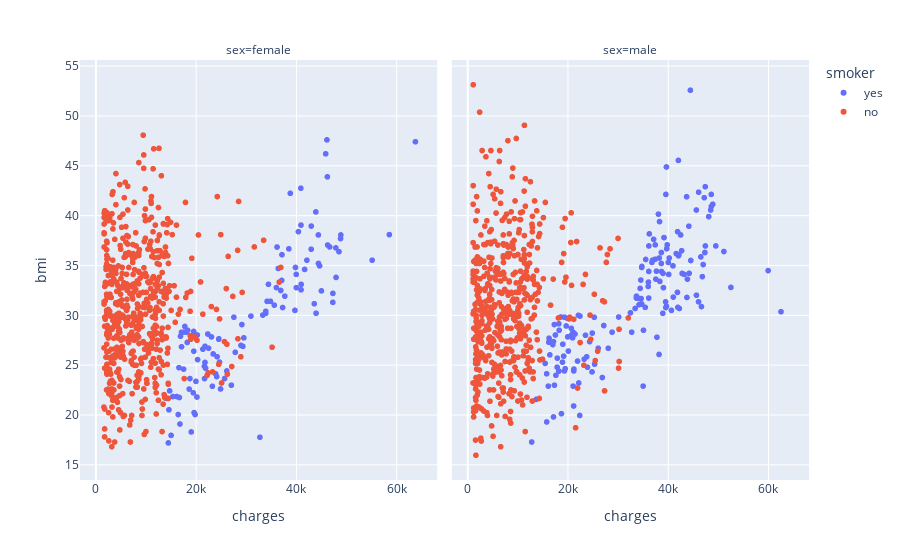

Notebook code for this chart:
### Code cell
px.scatter(dataframe,
           x='charges',
           y='bmi',
           facet_col='sex',
           color='smoker'
           )

### Figure 1 — Plotly figure (JSON) as saved in the notebook; plotly's stock layout.template omitted (floating-point values rounded to 4 significant figures; data arrays with more than 128 entries replaced by an {"elided": "..."} marker saying what was removed)
{"data": [{"hovertemplate": "smoker=yes<br>sex=female<br>charges=%{x}<br>bmi=%{y}<extra></extra>", "legendgroup": "yes", "marker": {"color": "#636efa", "symbol": "circle"}, "mode": "markers", "name": "yes", "showlegend": true, "type": "scattergl", "x": [16880.0, 27810.0, 37700.0, 23240.0, 14710.0, 16580.0, 39840.0, 43580.0, 47290.0, 30940.0, 19110.0, 17080.0, 32730.0, 19960.0, 21350.0, 36150.0, 48820.0, 37130.0, 19440.0, 38510.0, 29520.0, 47310.0, 17090.0, 22330.0, 47900.0, 24870.0, 34840.0, 47930.0, 48520.0, 13840.0, 18030.0, 21660.0, 15010.0, 19590.0, 14460.0, 18610.0, 28950.0, 37080.0, 19520.0, 48890.0, 63770.0, 45860.0, 39980.0, 58570.0, 43940.0, 15360.0, 17470.0, 25680.0, 42970.0, 34440.0, 42980.0, 24670.0, 27040.0, 40000.0, 46200.0, 44400.0, 40930.0, 16660.0, 40420.0, 19540.0, 23070.0, 17750.0, 24520.0, 38790.0, 23400.0, 55140.0, 36020.0, 27530.0, 45010.0, 37270.0, 42110.0, 24110.0, 40970.0, 46110.0, 46260.0, 29330.0, 19800.0, 17500.0, 21770.0, 14570.0, 16420.0, 35600.0, 21680.0, 44420.0, 39730.0, 20230.0, 21880.0, 19020.0, 33910.0, 44640.0, 16780.0, 24180.0, 34170.0, 46660.0, 40900.0, 36900.0, 40940.0, 22480.0, 23890.0, 18330.0, 21770.0, 33310.0, 18220.0, 20300.0, 41660.0, 26130.0, 20170.0, 24540.0, 14280.0, 16120.0, 33900.0, 36400.0, 18770.0, 43900.0, 29140.0], "xaxis": "x", "y": [27.9, 26.29, 31.92, 22.88, 22.42, 24.75, 34.8, 31.16, 31.3, 29.92, 27.94, 28.3, 17.77, 23.37, 26.6, 36.85, 37.7, 36.08, 22.22, 36.67, 27.74, 32.2, 26.84, 28.12, 36.77, 22.61, 31.4, 33.8, 36.38, 21.7, 28.31, 24.89, 17.95, 20.23, 17.2, 22.6, 26.98, 33.5, 28.38, 38.06, 47.41, 46.2, 34.1, 38.09, 30.21, 21.85, 28.31, 23.66, 36.63, 33.11, 38.95, 25.3, 22.99, 32.77, 43.89, 38.06, 39.05, 21.75, 38.39, 26.4, 27.83, 28.88, 27.6, 42.24, 26.12, 35.53, 32.78, 29.81, 32.45, 30.78, 35.53, 23.84, 33.11, 47.6, 37.05, 26.89, 20.05, 24.6, 26.89, 20.52, 20.05, 31.02, 23.66, 35.2, 30.5, 28.02, 24.7, 18.3, 30.4, 34.96, 19.09, 25.85, 31.4, 36.86, 42.75, 32.49, 32.56, 26.7, 24.13, 28.49, 25.27, 30.02, 27.28, 25.55, 34.6, 24.42, 21.8, 27.64, 21.66, 21.85, 30.2, 34.7, 23.66, 40.37, 29.07], "yaxis": "y"}, {"hovertemplate": "smoker=yes<br>sex=male<br>charges=%{x}<br>bmi=%{y}<extra></extra>", "legendgroup": "yes", "marker": {"color": "#636efa", "symbol": "circle"}, "mode": "markers", "name": "yes", "showlegend": false, "type": "scattergl", "x": {"elided": "159 float values"}, "xaxis": "x2", "y": {"elided": "159 float values"}, "yaxis": "y2"}, {"hovertemplate": "smoker=no<br>sex=female<br>charges=%{x}<br>bmi=%{y}<extra></extra>", "legendgroup": "no", "marker": {"color": "#EF553B", "symbol": "circle"}, "mode": "markers", "name": "no", "showlegend": true, "type": "scattergl", "x": {"elided": "547 float values"}, "xaxis": "x", "y": {"elided": "547 float values"}, "yaxis": "y"}, {"hovertemplate": "smoker=no<br>sex=male<br>charges=%{x}<br>bmi=%{y}<extra></extra>", "legendgroup": "no", "marker": {"color": "#EF553B", "symbol": "circle"}, "mode": "markers", "name": "no", "showlegend": false, "type": "scattergl", "x": {"elided": "517 float values"}, "xaxis": "x2", "y": {"elided": "517 float values"}, "yaxis": "y2"}], "layout": {"annotations": [{"font": {}, "showarrow": false, "text": "sex=female", "x": 0.245, "xanchor": "center", "xref": "paper", "y": 1, "yanchor": "bottom", "yref": "paper"}, {"font": {}, "showarrow": false, "text": "sex=male", "x": 0.755, "xanchor": "center", "xref": "paper", "y": 1, "yanchor": "bottom", "yref": "paper"}], "legend": {"title": {"text": "smoker"}, "tracegroupgap": 0}, "margin": {"t": 60}, "xaxis": {"anchor": "y", "domain": [0, 0.49], "title": {"text": "charges"}}, "xaxis2": {"anchor": "y2", "domain": [0.51, 1], "matches": "x", "title": {"text": "charges"}}, "yaxis": {"anchor": "x", "domain": [0, 1], "title": {"text": "bmi"}}, "yaxis2": {"anchor": "x2", "domain": [0, 1], "matches": "y", "showticklabels": false}}}
